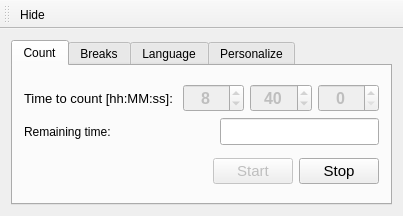
<?xml version="1.0" encoding="UTF-8"?>
<ui version="4.0">
 <class>MainWindow</class>
 <widget class="QMainWindow" name="MainWindow">
  <property name="enabled">
   <bool>true</bool>
  </property>
  <property name="geometry">
   <rect>
    <x>0</x>
    <y>0</y>
    <width>403</width>
    <height>216</height>
   </rect>
  </property>
  <property name="minimumSize">
   <size>
    <width>350</width>
    <height>216</height>
   </size>
  </property>
  <property name="maximumSize">
   <size>
    <width>431</width>
    <height>300</height>
   </size>
  </property>
  <property name="windowTitle">
   <string>Work Timer</string>
  </property>
  <property name="toolTip">
   <string/>
  </property>
  <widget class="QWidget" name="centralWidget">
   <layout class="QVBoxLayout" name="verticalLayout_7">
    <item>
     <widget class="QTabWidget" name="tabWidget">
      <property name="currentIndex">
       <number>0</number>
      </property>
      <widget class="QWidget" name="TabCount">
       <attribute name="title">
        <string>Count</string>
       </attribute>
       <layout class="QVBoxLayout" name="verticalLayout_2">
        <item>
         <layout class="QVBoxLayout" name="verticalLayout">
          <item>
           <layout class="QHBoxLayout" name="horizontalLayout">
            <item>
             <widget class="QLabel" name="label">
              <property name="font">
               <font>
                <pointsize>10</pointsize>
                <weight>50</weight>
                <bold>false</bold>
               </font>
              </property>
              <property name="text">
               <string>Time to count [hh:MM:ss]: </string>
              </property>
             </widget>
            </item>
            <item>
             <widget class="QDoubleSpinBox" name="doubleSpinBox_Hours">
              <property name="enabled">
               <bool>false</bool>
              </property>
              <property name="font">
               <font>
                <pointsize>12</pointsize>
                <weight>75</weight>
                <bold>true</bold>
               </font>
              </property>
              <property name="toolTip">
               <string>Hours</string>
              </property>
              <property name="alignment">
               <set>Qt::AlignCenter</set>
              </property>
              <property name="decimals">
               <number>0</number>
              </property>
              <property name="maximum">
               <double>24.000000000000000</double>
              </property>
              <property name="value">
               <double>8.000000000000000</double>
              </property>
             </widget>
            </item>
            <item>
             <widget class="QDoubleSpinBox" name="doubleSpinBox_Minutes">
              <property name="enabled">
               <bool>false</bool>
              </property>
              <property name="font">
               <font>
                <pointsize>12</pointsize>
                <weight>75</weight>
                <bold>true</bold>
               </font>
              </property>
              <property name="toolTip">
               <string>Minutes</string>
              </property>
              <property name="alignment">
               <set>Qt::AlignCenter</set>
              </property>
              <property name="decimals">
               <number>0</number>
              </property>
              <property name="maximum">
               <double>60.000000000000000</double>
              </property>
              <property name="value">
               <double>40.000000000000000</double>
              </property>
             </widget>
            </item>
            <item>
             <widget class="QDoubleSpinBox" name="doubleSpinBox_Seconds">
              <property name="enabled">
               <bool>false</bool>
              </property>
              <property name="font">
               <font>
                <pointsize>12</pointsize>
                <weight>75</weight>
                <bold>true</bold>
               </font>
              </property>
              <property name="toolTip">
               <string>Seconds</string>
              </property>
              <property name="alignment">
               <set>Qt::AlignCenter</set>
              </property>
              <property name="decimals">
               <number>0</number>
              </property>
              <property name="maximum">
               <double>60.000000000000000</double>
              </property>
             </widget>
            </item>
           </layout>
          </item>
          <item>
           <layout class="QHBoxLayout" name="horizontalLayout_2">
            <item>
             <widget class="QLabel" name="label_RemOrOver">
              <property name="text">
               <string>Remaining time: </string>
              </property>
             </widget>
            </item>
            <item>
             <spacer name="horizontalSpacer">
              <property name="orientation">
               <enum>Qt::Horizontal</enum>
              </property>
              <property name="sizeHint" stdset="0">
               <size>
                <width>40</width>
                <height>20</height>
               </size>
              </property>
             </spacer>
            </item>
            <item>
             <widget class="QLineEdit" name="lineEdit_remainingTime">
              <property name="font">
               <font>
                <pointsize>12</pointsize>
                <weight>75</weight>
                <italic>true</italic>
                <bold>true</bold>
               </font>
              </property>
              <property name="alignment">
               <set>Qt::AlignCenter</set>
              </property>
              <property name="readOnly">
               <bool>true</bool>
              </property>
             </widget>
            </item>
           </layout>
          </item>
         </layout>
        </item>
        <item>
         <layout class="QHBoxLayout" name="horizontalLayout_5">
          <item>
           <spacer name="horizontalSpacer_2">
            <property name="orientation">
             <enum>Qt::Horizontal</enum>
            </property>
            <property name="sizeHint" stdset="0">
             <size>
              <width>40</width>
              <height>20</height>
             </size>
            </property>
           </spacer>
          </item>
          <item>
           <widget class="QPushButton" name="pushButtonStart">
            <property name="enabled">
             <bool>false</bool>
            </property>
            <property name="font">
             <font>
              <pointsize>11</pointsize>
              <weight>50</weight>
              <bold>false</bold>
             </font>
            </property>
            <property name="text">
             <string>Start</string>
            </property>
           </widget>
          </item>
          <item>
           <widget class="QPushButton" name="pushButtonSTOP">
            <property name="font">
             <font>
              <pointsize>11</pointsize>
             </font>
            </property>
            <property name="text">
             <string>Stop</string>
            </property>
           </widget>
          </item>
         </layout>
        </item>
       </layout>
      </widget>
      <widget class="QWidget" name="TabBreaks">
       <attribute name="title">
        <string>Breaks</string>
       </attribute>
       <layout class="QVBoxLayout" name="verticalLayout_3">
        <item>
         <widget class="QCheckBox" name="checkBox50MinBreak">
          <property name="text">
           <string>Notify every 50 minutes for short break</string>
          </property>
         </widget>
        </item>
        <item>
         <spacer name="verticalSpacer_3">
          <property name="orientation">
           <enum>Qt::Vertical</enum>
          </property>
          <property name="sizeHint" stdset="0">
           <size>
            <width>20</width>
            <height>40</height>
           </size>
          </property>
         </spacer>
        </item>
       </layout>
      </widget>
      <widget class="QWidget" name="TabLanguage">
       <attribute name="title">
        <string>Language</string>
       </attribute>
       <layout class="QVBoxLayout" name="verticalLayout_5">
        <item>
         <layout class="QVBoxLayout" name="verticalLayout_4">
          <item>
           <layout class="QHBoxLayout" name="horizontalLayout_4">
            <item>
             <widget class="QLabel" name="label_2">
              <property name="font">
               <font>
                <pointsize>12</pointsize>
               </font>
              </property>
              <property name="text">
               <string>Set Language: </string>
              </property>
             </widget>
            </item>
            <item>
             <widget class="QComboBox" name="comboBox_Languages">
              <property name="font">
               <font>
                <pointsize>12</pointsize>
               </font>
              </property>
             </widget>
            </item>
           </layout>
          </item>
          <item>
           <spacer name="verticalSpacer">
            <property name="orientation">
             <enum>Qt::Vertical</enum>
            </property>
            <property name="sizeHint" stdset="0">
             <size>
              <width>20</width>
              <height>40</height>
             </size>
            </property>
           </spacer>
          </item>
         </layout>
        </item>
       </layout>
      </widget>
      <widget class="QWidget" name="TabPersonalize">
       <attribute name="title">
        <string>Personalize</string>
       </attribute>
       <layout class="QVBoxLayout" name="verticalLayout_6">
        <item>
         <layout class="QHBoxLayout" name="horizontalLayout_3">
          <item>
           <widget class="QLabel" name="label_3">
            <property name="text">
             <string>Choose your icon:</string>
            </property>
           </widget>
          </item>
          <item>
           <widget class="QComboBox" name="comboBox">
            <property name="font">
             <font>
              <pointsize>12</pointsize>
             </font>
            </property>
           </widget>
          </item>
         </layout>
        </item>
        <item>
         <layout class="QHBoxLayout" name="horizontalLayout_6">
          <item>
           <widget class="QLabel" name="label_4">
            <property name="text">
             <string>Choose your GIF:</string>
            </property>
           </widget>
          </item>
          <item>
           <widget class="QComboBox" name="comboBox_Gifs">
            <property name="font">
             <font>
              <pointsize>12</pointsize>
             </font>
            </property>
           </widget>
          </item>
         </layout>
        </item>
        <item>
         <widget class="QPushButton" name="gifTestButton">
          <property name="text">
           <string>Test Gif</string>
          </property>
         </widget>
        </item>
        <item>
         <spacer name="verticalSpacer_2">
          <property name="orientation">
           <enum>Qt::Vertical</enum>
          </property>
          <property name="sizeHint" stdset="0">
           <size>
            <width>20</width>
            <height>64</height>
           </size>
          </property>
         </spacer>
        </item>
       </layout>
      </widget>
     </widget>
    </item>
   </layout>
  </widget>
  <widget class="QMenuBar" name="menuBar">
   <property name="geometry">
    <rect>
     <x>0</x>
     <y>0</y>
     <width>403</width>
     <height>19</height>
    </rect>
   </property>
  </widget>
  <widget class="QToolBar" name="mainToolBar">
   <attribute name="toolBarArea">
    <enum>TopToolBarArea</enum>
   </attribute>
   <attribute name="toolBarBreak">
    <bool>false</bool>
   </attribute>
   <addaction name="actionHide"/>
  </widget>
  <action name="actionHide">
   <property name="icon">
    <iconset resource="imgs.qrc">
     <normaloff>:/imgs/boss.png</normaloff>:/imgs/boss.png</iconset>
   </property>
   <property name="text">
    <string>Hide</string>
   </property>
   <property name="toolTip">
    <string>Hide (Esc)</string>
   </property>
   <property name="shortcut">
    <string>Esc</string>
   </property>
  </action>
 </widget>
 <layoutdefault spacing="6" margin="11"/>
 <resources>
  <include location="imgs.qrc"/>
 </resources>
 <connections/>
</ui>
